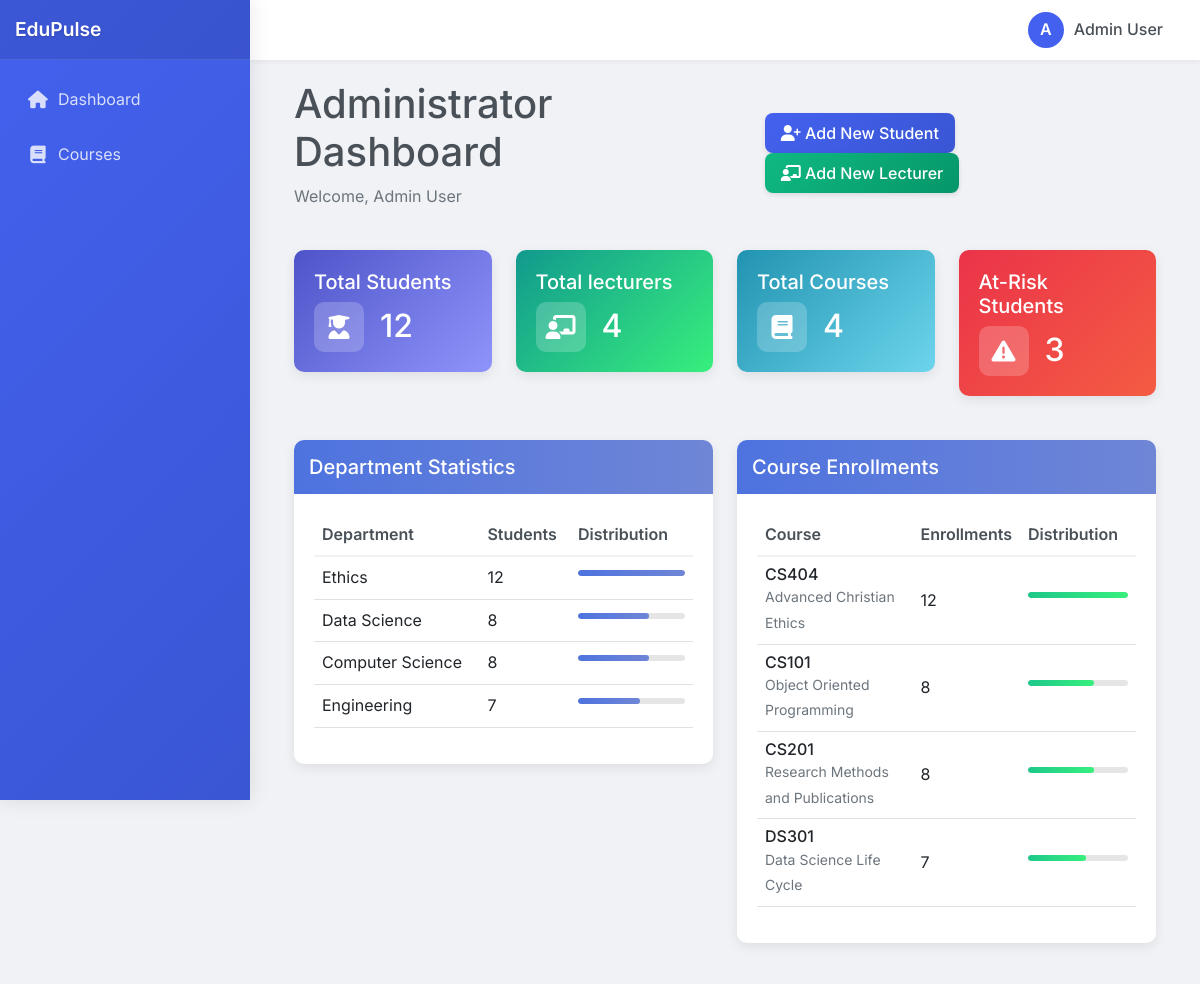
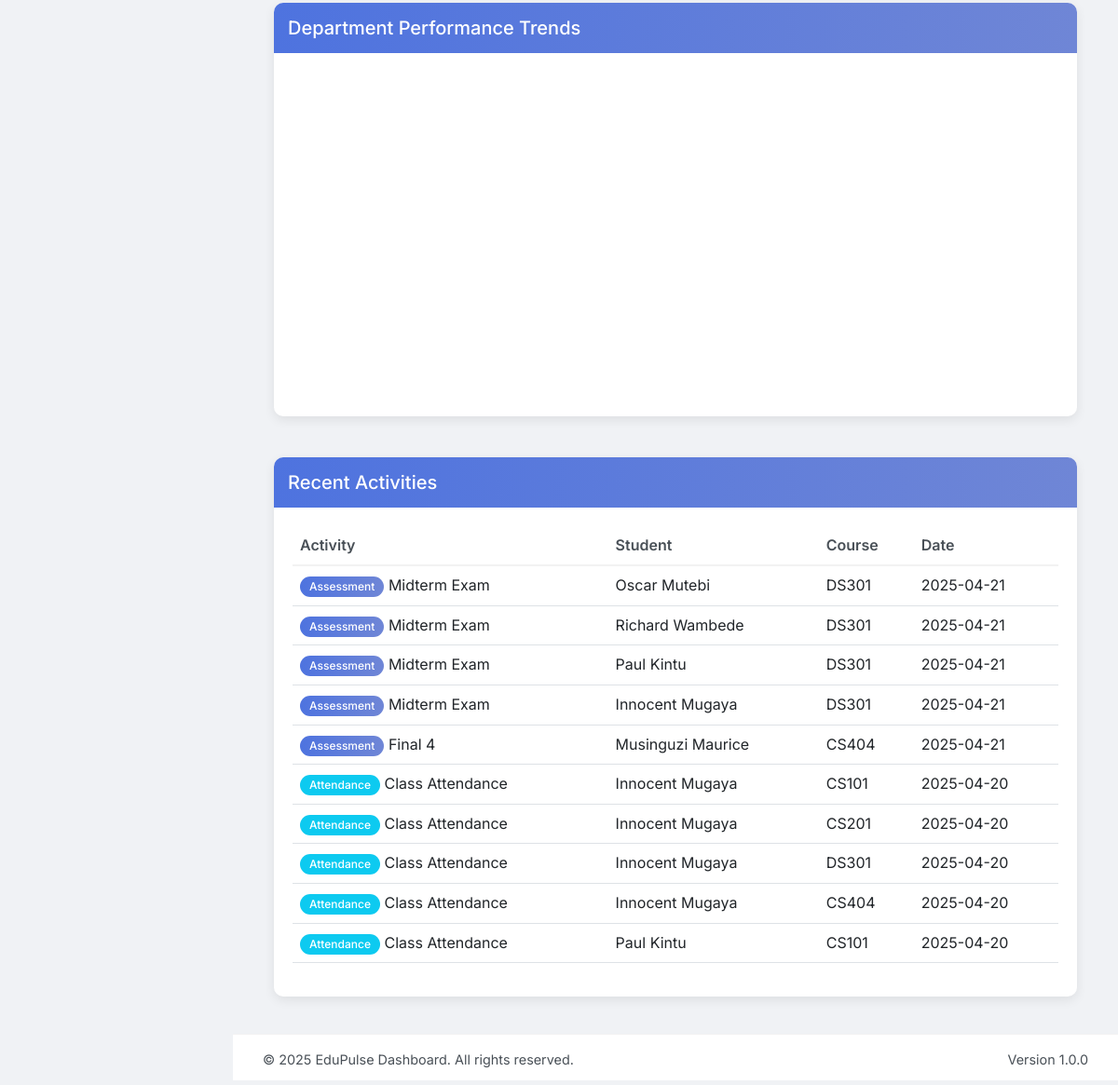
/admin_dashboard (signed in), run on the app's committed database (2 pictures, top to bottom).
### tables this page shows
CREATE TABLE lecturers (
            id INTEGER PRIMARY KEY AUTOINCREMENT,
            name TEXT NOT NULL,
            email TEXT UNIQUE NOT NULL,
            department TEXT
        , specialization TEXT);

CREATE TABLE "courses" (
            id INTEGER PRIMARY KEY AUTOINCREMENT,
            course_code TEXT UNIQUE NOT NULL,
            title TEXT NOT NULL,
            lecturer_id INTEGER,
            semester TEXT,
            year INTEGER,
            FOREIGN KEY (lecturer_id) REFERENCES lecturers (id)
        );

CREATE TABLE assessments (
            id INTEGER PRIMARY KEY AUTOINCREMENT,
            course_id INTEGER,
            name TEXT NOT NULL,
            type TEXT NOT NULL,
            max_points INTEGER,
            weight REAL,
            due_date TEXT,
            FOREIGN KEY (course_id) REFERENCES courses (id)
        );

CREATE TABLE students (
            id INTEGER PRIMARY KEY AUTOINCREMENT,
            name TEXT NOT NULL,
            email TEXT UNIQUE NOT NULL,
            enrollment_date TEXT,
            department TEXT
        , program TEXT, course TEXT);

CREATE TABLE attendance (
            student_id INTEGER,
            course_id INTEGER,
            date TEXT,
            status TEXT,
            PRIMARY KEY (student_id, course_id, date),
            FOREIGN KEY (student_id) REFERENCES students (id),
            FOREIGN KEY (course_id) REFERENCES courses (id)
        );

### app.py (the view)
@app.route('/admin_dashboard')
def admin_dashboard():
    if 'user_id' not in session or session['user_type'] != 'admin':
        return redirect(url_for('admin_login'))
    conn = get_db_connection()
    stats = {
        'total_students': conn.execute('SELECT COUNT(*) as count FROM students').fetchone()['count'],
        'total_lecturers': conn.execute('SELECT COUNT(*) as count FROM lecturers').fetchone()['count'],
        'total_courses': conn.execute('SELECT COUNT(*) as count FROM courses').fetchone()['count'],
        'total_enrollments': conn.execute('SELECT COUNT(*) as count FROM enrollments').fetchone()['count'],
        'total_assessments': conn.execute('SELECT COUNT(*) as count FROM assessments').fetchone()['count'],
        'total_messages': conn.execute('SELECT COUNT(*) as count FROM messages').fetchone()['count'],
        'at_risk_students': conn.execute('''
            SELECT COUNT(DISTINCT s.id) FROM students s
            JOIN marks m ON s.id = m.student_id
            JOIN assessments a ON m.assessment_id = a.id
            WHERE m.score < (a.max_points * 0.5)
        ''').fetchone()['COUNT(DISTINCT s.id)']
    }
    recent_assessments = conn.execute('''
        SELECT
            'assessment' as type,
            a.name as name,
            s.name as student_name,
            c.course_code as course_code,
            date('now') as date
        FROM marks m
        JOIN assessments a ON m.assessment_id = a.id
        JOIN students s ON m.student_id = s.id
        JOIN courses c ON a.course_id = c.id
        ORDER BY m.id DESC
        LIMIT 5
    ''').fetchall()
    recent_attendance = conn.execute('''
        SELECT
            'attendance' as type,
            'Class Attendance' as name,
            s.name as student_name,
            c.course_code as course_code,
            a.date as date
        FROM attendance a
        JOIN students s ON a.student_id = s.id
        JOIN courses c ON a.course_id = c.id
        ORDER BY a.date DESC
        LIMIT 5
    ''').fetchall()
    recent_activities = []
    for activity in recent_assessments:
        recent_activities.append(dict(activity))
    for activity in recent_attendance:
        recent_activities.append(dict(activity))
    recent_activities = sorted(recent_activities, key=lambda x: x['date'], reverse=True)[:10]
    departments = conn.execute('''
        SELECT l.department, COUNT(DISTINCT s.id) as student_count
        FROM students s
        JOIN enrollments e ON s.id = e.student_id
        JOIN courses c ON e.course_id = c.id
        JOIN lecturers l ON c.lecturer_id = l.id
        GROUP BY l.department
        ORDER BY student_count DESC
    ''').fetchall()
    course_enrollments = conn.execute('''
        SELECT c.id, c.course_code, c.title,
               COUNT(e.student_id) as enrollment_count
        FROM courses c
        LEFT JOIN enrollments e ON c.id = e.course_id
        GROUP BY c.id
        ORDER BY enrollment_count DESC
        LIMIT 10
    ''').fetchall()
    students = conn.execute('SELECT id, name, email, program FROM students').fetchall()
    lecturers = conn.execute('SELECT id, name, email, department FROM lecturers').fetchall()
    courses = conn.execute('''
        SELECT c.id, c.course_code, c.title, c.semester, c.year,
               l.name as lecturer_name,
               (SELECT COUNT(*) FROM enrollments WHERE course_id = c.id) as enrollment_count
        FROM courses c
        JOIN lecturers l ON c.lecturer_id = l.id
        ORDER BY c.year DESC, c.semester, c.course_code
    ''').fetchall()
    months = ['Jan', 'Feb', 'Mar', 'Apr', 'May', 'Jun']
    performance_trend_data = [
        {
            'x': months,
            'y': [round(random.uniform(65, 85), 1) for _ in range(6)],
            'type': 'scatter',
            'mode': 'lines+markers',
            'name': 'Computer Science'
        },
        {
            'x': months,
            'y': [round(random.uniform(70, 90), 1) for _ in range(6)],
            'type': 'scatter',
            'mode': 'lines+markers',
            'name': 'Data Science'
        },
        {
            'x': months,
            'y': [round(random.uniform(60, 80), 1) for _ in range(6)],
            'type': 'scatter',
            'mode': 'lines+markers',
            'name': 'Research Methods'
        },
        {
            'x': months,
            'y': [round(random.uniform(75, 95), 1) for _ in range(6)],
            'type': 'scatter',
            'mode': 'lines+markers',
            'name': 'Ethics'
        }
    ]
    unread_count = conn.execute('''
        SELECT COUNT(*) as count
        FROM messages
        WHERE recipient_id = ? AND recipient_type = 'admin' AND read = 0
    ''', (session['user_id'],)).fetchone()['count']
    conn.close()
    return render_template('admin_dashboard.html',
                          admin_name=session['name'],
                          stats=stats,
                          recent_activities=recent_activities,
                          students=students,
                          lecturers=lecturers,
                          courses=courses,
                          departments=departments,
                          course_enrollments=course_enrollments,
                          performance_trend_data=performance_trend_data,
                          unread_count=unread_count)

### templates/admin_dashboard.html (shortened to what this page needs)
{% extends "base.html" %}
{% block content %}
<div class="container-fluid">
    <div class="row mb-4">
        <div class="col-12 d-flex justify-content-between align-items-center">
            <div class="page-title">
                <h1>Administrator Dashboard</h1>
                <p class="text-muted">Welcome, {{ admin_name }}</p>
            </div>
            <div>
                <a href="{{ url_for('add_student') }}" class="btn btn-primary me-2">
                    <i class="fas fa-user-plus"></i> Add New Student
                </a>
                <a href="{{ url_for('add_lecturer') }}" class="btn btn-success">
                    <i class="fas fa-chalkboard-teacher"></i> Add New Lecturer
                </a>
            </div>
        </div>
    </div>
    <div class="row mb-4">
        <div class="col-md-3">
            <div class="card gradient-card students-card">
                <div class="card-body">
                    <h5 class="card-title">Total Students</h5>
                    <div class="d-flex align-items-center">
                        <div class="icon-box">
                            <i class="fas fa-user-graduate"></i>
                        </div>
                        <h2 class="ms-3 mb-0">{{ stats.total_students }}</h2>
                    </div>
                </div>
            </div>
        </div>
        <div class="col-md-3">
            <div class="card gradient-card lecturers-card">
                <div class="card-body">
                    <h5 class="card-title">Total lecturers</h5>
                    <div class="d-flex align-items-center">
                        <div class="icon-box">
                            <i class="fas fa-chalkboard-teacher"></i>
                        </div>
                        <h2 class="ms-3 mb-0">{{ stats.total_lecturers }}</h2>
                    </div>
                </div>
            </div>
        </div>
        <div class="col-md-3">
            <div class="card gradient-card courses-card">
                <div class="card-body">
                    <h5 class="card-title">Total Courses</h5>
                    <div class="d-flex align-items-center">
                        <div class="icon-box">
                            <i class="fas fa-book"></i>
                        </div>
                        <h2 class="ms-3 mb-0">{{ stats.total_courses }}</h2>
                    </div>
                </div>
            </div>
        </div>
        <div class="col-md-3">
            <div class="card gradient-card risk-card">
                <div class="card-body">
                    <h5 class="card-title">At-Risk Students</h5>
                    <div class="d-flex align-items-center">
                        <div class="icon-box">
                            <i class="fas fa-exclamation-triangle"></i>
                        </div>
                        <h2 class="ms-3 mb-0" id="atRiskCount">0</h2>
                    </div>
                </div>
            </div>
        </div>
    </div>
    <div class="row mb-4">
        <div class="col-md-6">
            <div class="card">
                <div class="card-header gradient-header">
                    <h5 class="card-title mb-0">Department Statistics</h5>
                </div>
                <div class="card-body">
                    <div class="table-responsive">
                        <table class="table table-hover">
                            <thead>
                                <tr>
                                    <th>Department</th>
                                    <th>Students</th>
                                    <th>Distribution</th>
                                </tr>
                            </thead>
                            <tbody>
                                {% for dept in departments %}
                                <tr>
                                    <td>{{ dept.department }}</td>
                                    <td>{{ dept.student_count }}</td>
                                    <td>
                                        <div class="progress" style="height: 6px; min-width: 100px;">
                                            <div class="progress-bar bg-primary" role="progressbar"
                                                 style="width: {{ ((dept.student_count / stats.total_students * 100) | int) if ((dept.student_count / stats.total_students * 100) | int) > 10 else 10 }}%;"
                                                 aria-valuenow="{{ (dept.student_count / stats.total_students * 100) | int }}"
                                                 aria-valuemin="0"
                                                 aria-valuemax="100"></div>
                                        </div>
                                    </td>
                                </tr>
                                {% endfor %}
                            </tbody>
                        </table>
                    </div>
                </div>
            </div>
        </div>
        <div class="col-md-6">
            <div class="card">
                <div class="card-header gradient-header">
                    <h5 class="card-title mb-0">Course Enrollments</h5>
                </div>
                <div class="card-body">
                    <div class="table-responsive">
                        <table class="table table-hover">
                            <thead>
                                <tr>
                                    <th>Course</th>
                                    <th>Enrollments</th>
                                    <th>Distribution</th>
                                </tr>
                            </thead>
                            <tbody>
                                {% for course in course_enrollments %}
                                <tr>
                                    <td>
                                        <div>
                                            <h6 class="mb-0">{{ course.course_code }}</h6>
                                            <small class="text-muted">{{ course.title }}</small>
                                        </div>
                                    </td>
                                    <td>{{ course.enrollment_count }}</td>
                                    <td>
                                        <div class="progress" style="height: 6px; min-width: 100px;">
                                            <div class="progress-bar bg-success" role="progressbar"
                                                 style="width: {{ ((course.enrollment_count / stats.total_students * 100) | int) if ((course.enrollment_count / stats.total_students * 100) | int) > 10 else 10 }}%;"
                                                 aria-valuenow="{{ (course.enrollment_count / stats.total_students * 100) | int }}"
                                                 aria-valuemin="0"
                                                 aria-valuemax="100"></div>
                                        </div>
                                    </td>
                                </tr>
                                {% endfor %}
                            </tbody>
                        </table>
                    </div>
                </div>
            </div>
        </div>
    </div>
    <div class="row mb-4">
        <div class="col-12">
            <div class="card">
                <div class="card-header gradient-header">
                    <h5 class="card-title mb-0">Department Performance Trends</h5>
                </div>
                <div class="card-body">
                    <div id="departmentPerformanceChart" style="height: 350px;"></div>
                </div>
            </div>
        </div>
    </div>
    <div class="row">
        <div class="col-12">
            <div class="card">
                <div class="card-header gradient-header">
                    <h5 class="card-title mb-0">Recent Activities</h5>
                </div>
                <div class="card-body">
                    <div class="table-responsive">
                        <table class="table table-hover">
                            <thead>
                                <tr>
                                    <th>Activity</th>
                                    <th>Student</th>
                                    <th>Course</th>
                                    <th>Date</th>
                                </tr>
                            </thead>
                            <tbody>
                                {% for activity in recent_activities %}
                                <tr>
                                    <td>
                                        {% if activity.type == 'assessment' %}
                                        <span class="badge bg-primary">Assessment</span> {{ activity.name }}
                                        {% else %}
                                        <span class="badge bg-info">Attendance</span> {{ activity.name }}
                                        {% endif %}
                                    </td>
                                    <td>{{ activity.student_name }}</td>
                                    <td>{{ activity.course_code }}</td>
                                    <td>{{ activity.date }}</td>
                                </tr>
                                {% endfor %}
                            </tbody>
                        </table>
                    </div>
                </div>
            </div>
        </div>
    </div>
</div>
{% endblock %}

### data on the page
lecturers: department "Ethics", student_count "12"
lecturers: department "Data Science", student_count "8"
lecturers: department "Computer Science", student_count "8"
lecturers: department "Engineering", student_count "7"
courses: course_code "CS404", title "Advanced Christian Ethics", enrollment_count "12"
courses: course_code "CS101", title "Object Oriented Programming", enrollment_count "8"
courses: course_code "CS201", title "Research Methods and Publications", enrollment_count "8"
courses: course_code "DS301", title "Data Science Life Cycle", enrollment_count "7"
assessments: name "Midterm Exam", student_name "Oscar Mutebi", course_code "DS301", date "2025-04-21", student_name "Richard Wambede", student_name "Paul Kintu", student_name "Innocent Mugaya"
assessments: name "Final 4", student_name "Musinguzi Maurice", course_code "CS404", date "2025-04-21"
attendance: name "Class Attendance", student_name "Innocent Mugaya", course_code "CS101", date "2025-04-20"
attendance: name "Class Attendance", student_name "Innocent Mugaya", course_code "CS201", date "2025-04-20"
attendance: name "Class Attendance", student_name "Innocent Mugaya", course_code "DS301", date "2025-04-20"
attendance: name "Class Attendance", student_name "Innocent Mugaya", course_code "CS404", date "2025-04-20"
attendance: name "Class Attendance", student_name "Paul Kintu", course_code "CS101", date "2025-04-20"

### other printed values
{{ session.get('name', 'User')[0] | upper }} "A"
{{ session.get('name', 'User') }} "Admin User"
{{ admin_name }} "Admin User"
{{ stats.total_students }} "12"
{{ stats.total_lecturers }} "4"
{{ stats.total_courses }} "4"
